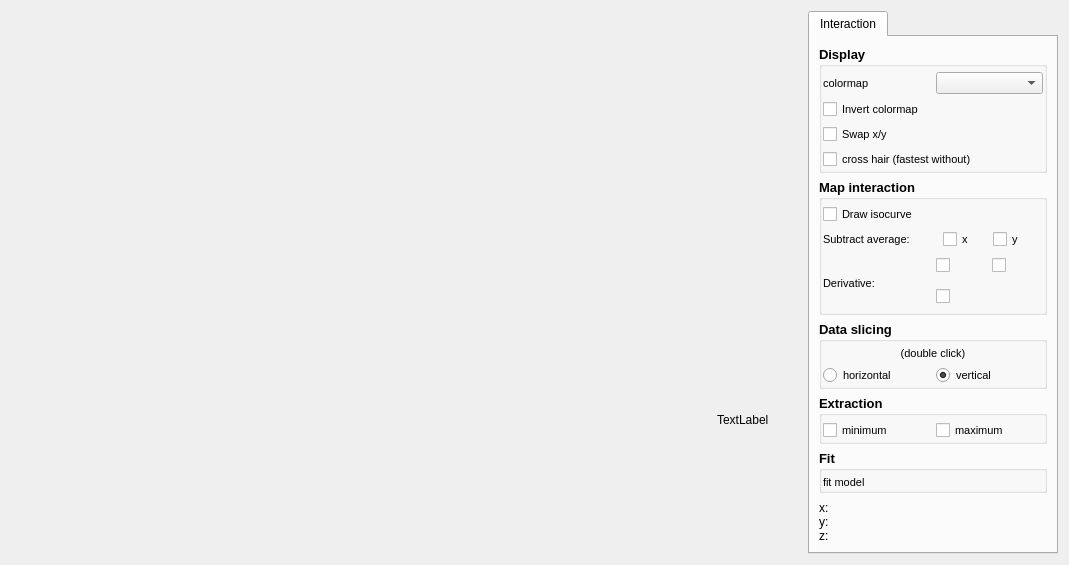
<?xml version="1.0" encoding="UTF-8"?>
<ui version="4.0">
 <class>Dialog</class>
 <widget class="QDialog" name="Dialog">
  <property name="enabled">
   <bool>true</bool>
  </property>
  <property name="geometry">
   <rect>
    <x>0</x>
    <y>0</y>
    <width>1069</width>
    <height>541</height>
   </rect>
  </property>
  <property name="windowTitle">
   <string>Dialog</string>
  </property>
  <property name="sizeGripEnabled">
   <bool>false</bool>
  </property>
  <layout class="QHBoxLayout" name="horizontalLayout_2">
   <item>
    <layout class="QHBoxLayout" name="horizontalLayout">
     <item>
      <widget class="PlotWidget" name="widget" native="true">
       <property name="minimumSize">
        <size>
         <width>700</width>
         <height>0</height>
        </size>
       </property>
      </widget>
     </item>
     <item>
      <layout class="QVBoxLayout" name="verticalLayoutHist">
       <item>
        <widget class="HistogramLUTWidget" name="histWidget" native="true"/>
       </item>
       <item>
        <widget class="QLabel" name="plot2dzLabel">
         <property name="text">
          <string>TextLabel</string>
         </property>
        </widget>
       </item>
      </layout>
     </item>
     <item>
      <widget class="QTabWidget" name="tabWidget">
       <property name="maximumSize">
        <size>
         <width>250</width>
         <height>16777215</height>
        </size>
       </property>
       <property name="currentIndex">
        <number>0</number>
       </property>
       <widget class="QWidget" name="tabInteraction">
        <attribute name="title">
         <string>Interaction</string>
        </attribute>
        <layout class="QVBoxLayout" name="verticalLayout_4">
         <item>
          <layout class="QVBoxLayout" name="verticalLayout_2">
           <item>
            <widget class="QGroupBox" name="groupBoxDisplay">
             <property name="font">
              <font>
               <pointsize>10</pointsize>
               <weight>75</weight>
               <bold>true</bold>
              </font>
             </property>
             <property name="title">
              <string>Display</string>
             </property>
             <layout class="QVBoxLayout" name="verticalLayout">
              <property name="leftMargin">
               <number>1</number>
              </property>
              <property name="topMargin">
               <number>5</number>
              </property>
              <property name="rightMargin">
               <number>1</number>
              </property>
              <property name="bottomMargin">
               <number>1</number>
              </property>
              <item>
               <layout class="QHBoxLayout" name="horizontalLayout_4">
                <item>
                 <widget class="QLabel" name="label">
                  <property name="minimumSize">
                   <size>
                    <width>0</width>
                    <height>0</height>
                   </size>
                  </property>
                  <property name="font">
                   <font>
                    <pointsize>8</pointsize>
                    <weight>50</weight>
                    <bold>false</bold>
                   </font>
                  </property>
                  <property name="text">
                   <string>colormap</string>
                  </property>
                 </widget>
                </item>
                <item>
                 <widget class="QComboBox" name="comboBoxcm">
                  <property name="minimumSize">
                   <size>
                    <width>0</width>
                    <height>0</height>
                   </size>
                  </property>
                  <property name="font">
                   <font>
                    <pointsize>8</pointsize>
                    <weight>50</weight>
                    <bold>false</bold>
                   </font>
                  </property>
                 </widget>
                </item>
               </layout>
              </item>
              <item>
               <widget class="QCheckBox" name="checkBoxInvert">
                <property name="font">
                 <font>
                  <pointsize>8</pointsize>
                  <weight>50</weight>
                  <bold>false</bold>
                 </font>
                </property>
                <property name="text">
                 <string>Invert colormap</string>
                </property>
               </widget>
              </item>
              <item>
               <widget class="QCheckBox" name="checkBoxSwapxy">
                <property name="font">
                 <font>
                  <pointsize>8</pointsize>
                  <weight>50</weight>
                  <bold>false</bold>
                 </font>
                </property>
                <property name="text">
                 <string>Swap x/y</string>
                </property>
               </widget>
              </item>
              <item>
               <widget class="QCheckBox" name="checkBoxCrossHair">
                <property name="font">
                 <font>
                  <pointsize>8</pointsize>
                  <weight>50</weight>
                  <bold>false</bold>
                 </font>
                </property>
                <property name="text">
                 <string>cross hair (fastest without)</string>
                </property>
                <property name="checked">
                 <bool>false</bool>
                </property>
               </widget>
              </item>
             </layout>
            </widget>
           </item>
           <item>
            <widget class="QGroupBox" name="groupBoxInteraction">
             <property name="font">
              <font>
               <pointsize>10</pointsize>
               <weight>75</weight>
               <bold>true</bold>
              </font>
             </property>
             <property name="title">
              <string>Map interaction</string>
             </property>
             <layout class="QVBoxLayout" name="verticalLayout_5">
              <property name="leftMargin">
               <number>1</number>
              </property>
              <property name="topMargin">
               <number>5</number>
              </property>
              <property name="rightMargin">
               <number>1</number>
              </property>
              <property name="bottomMargin">
               <number>1</number>
              </property>
              <item>
               <widget class="QCheckBox" name="checkBoxDrawIsoCurve">
                <property name="font">
                 <font>
                  <pointsize>8</pointsize>
                  <weight>50</weight>
                  <bold>false</bold>
                 </font>
                </property>
                <property name="text">
                 <string>Draw isocurve</string>
                </property>
               </widget>
              </item>
              <item>
               <layout class="QHBoxLayout" name="horizontalLayout_6">
                <property name="spacing">
                 <number>0</number>
                </property>
                <item>
                 <widget class="QLabel" name="label_7">
                  <property name="minimumSize">
                   <size>
                    <width>0</width>
                    <height>0</height>
                   </size>
                  </property>
                  <property name="maximumSize">
                   <size>
                    <width>125</width>
                    <height>16777215</height>
                   </size>
                  </property>
                  <property name="font">
                   <font>
                    <pointsize>8</pointsize>
                    <weight>50</weight>
                    <bold>false</bold>
                   </font>
                  </property>
                  <property name="text">
                   <string>Subtract average:</string>
                  </property>
                 </widget>
                </item>
                <item>
                 <widget class="QCheckBox" name="checkBoxSubtractAverageX">
                  <property name="minimumSize">
                   <size>
                    <width>50</width>
                    <height>0</height>
                   </size>
                  </property>
                  <property name="maximumSize">
                   <size>
                    <width>30</width>
                    <height>16777215</height>
                   </size>
                  </property>
                  <property name="font">
                   <font>
                    <pointsize>8</pointsize>
                    <weight>50</weight>
                    <bold>false</bold>
                   </font>
                  </property>
                  <property name="text">
                   <string>x</string>
                  </property>
                 </widget>
                </item>
                <item>
                 <widget class="QCheckBox" name="checkBoxSubtractAverageY">
                  <property name="minimumSize">
                   <size>
                    <width>50</width>
                    <height>0</height>
                   </size>
                  </property>
                  <property name="maximumSize">
                   <size>
                    <width>30</width>
                    <height>16777215</height>
                   </size>
                  </property>
                  <property name="font">
                   <font>
                    <pointsize>8</pointsize>
                    <weight>50</weight>
                    <bold>false</bold>
                   </font>
                  </property>
                  <property name="text">
                   <string>y</string>
                  </property>
                 </widget>
                </item>
               </layout>
              </item>
              <item>
               <layout class="QHBoxLayout" name="horizontalLayout_7">
                <item>
                 <widget class="QLabel" name="label_8">
                  <property name="minimumSize">
                   <size>
                    <width>0</width>
                    <height>50</height>
                   </size>
                  </property>
                  <property name="maximumSize">
                   <size>
                    <width>125</width>
                    <height>16777215</height>
                   </size>
                  </property>
                  <property name="font">
                   <font>
                    <pointsize>8</pointsize>
                    <weight>50</weight>
                    <bold>false</bold>
                   </font>
                  </property>
                  <property name="text">
                   <string>Derivative:</string>
                  </property>
                 </widget>
                </item>
                <item>
                 <layout class="QVBoxLayout" name="verticalLayout_3">
                  <item>
                   <layout class="QHBoxLayout" name="horizontalLayout_8">
                    <item>
                     <widget class="QCheckBox" name="checkBoxDerivativeX">
                      <property name="minimumSize">
                       <size>
                        <width>50</width>
                        <height>20</height>
                       </size>
                      </property>
                      <property name="maximumSize">
                       <size>
                        <width>40</width>
                        <height>16777215</height>
                       </size>
                      </property>
                      <property name="font">
                       <font>
                        <pointsize>8</pointsize>
                        <weight>50</weight>
                        <bold>false</bold>
                       </font>
                      </property>
                      <property name="styleSheet">
                       <string notr="true">background: url(ui/pictures/plot2dDx.png) right no-repeat;</string>
                      </property>
                      <property name="text">
                       <string/>
                      </property>
                     </widget>
                    </item>
                    <item>
                     <widget class="QCheckBox" name="checkBoxDerivativeY">
                      <property name="minimumSize">
                       <size>
                        <width>50</width>
                        <height>20</height>
                       </size>
                      </property>
                      <property name="maximumSize">
                       <size>
                        <width>40</width>
                        <height>16777215</height>
                       </size>
                      </property>
                      <property name="font">
                       <font>
                        <pointsize>8</pointsize>
                        <weight>50</weight>
                        <bold>false</bold>
                       </font>
                      </property>
                      <property name="styleSheet">
                       <string notr="true">background: url(ui/pictures/plot2dDy.png) right no-repeat;</string>
                      </property>
                      <property name="text">
                       <string/>
                      </property>
                     </widget>
                    </item>
                   </layout>
                  </item>
                  <item>
                   <widget class="QCheckBox" name="checkBoxDerivativeXY">
                    <property name="minimumSize">
                     <size>
                      <width>100</width>
                      <height>30</height>
                     </size>
                    </property>
                    <property name="maximumSize">
                     <size>
                      <width>125</width>
                      <height>16777215</height>
                     </size>
                    </property>
                    <property name="font">
                     <font>
                      <pointsize>8</pointsize>
                      <weight>50</weight>
                      <bold>false</bold>
                     </font>
                    </property>
                    <property name="styleSheet">
                     <string notr="true">background: url(ui/pictures/plot2dDxDy.png) right no-repeat;</string>
                    </property>
                    <property name="text">
                     <string/>
                    </property>
                   </widget>
                  </item>
                 </layout>
                </item>
               </layout>
              </item>
             </layout>
            </widget>
           </item>
           <item>
            <widget class="QGroupBox" name="groupBoxSlicing">
             <property name="font">
              <font>
               <pointsize>10</pointsize>
               <weight>75</weight>
               <bold>true</bold>
              </font>
             </property>
             <property name="title">
              <string>Data slicing</string>
             </property>
             <layout class="QVBoxLayout" name="verticalLayout_6">
              <property name="leftMargin">
               <number>1</number>
              </property>
              <property name="topMargin">
               <number>5</number>
              </property>
              <property name="rightMargin">
               <number>1</number>
              </property>
              <property name="bottomMargin">
               <number>1</number>
              </property>
              <item>
               <widget class="QLabel" name="label_5">
                <property name="font">
                 <font>
                  <pointsize>8</pointsize>
                  <weight>50</weight>
                  <italic>false</italic>
                  <bold>false</bold>
                  <kerning>true</kerning>
                 </font>
                </property>
                <property name="text">
                 <string>(double click)</string>
                </property>
                <property name="alignment">
                 <set>Qt::AlignCenter</set>
                </property>
               </widget>
              </item>
              <item>
               <layout class="QHBoxLayout" name="horizontalLayout_5">
                <item>
                 <widget class="QRadioButton" name="radioButtonSliceHorizontal">
                  <property name="font">
                   <font>
                    <pointsize>8</pointsize>
                    <weight>50</weight>
                    <bold>false</bold>
                   </font>
                  </property>
                  <property name="text">
                   <string>horizontal</string>
                  </property>
                  <property name="checked">
                   <bool>false</bool>
                  </property>
                 </widget>
                </item>
                <item>
                 <widget class="QRadioButton" name="radioButtonSliceVertical">
                  <property name="font">
                   <font>
                    <pointsize>8</pointsize>
                    <weight>50</weight>
                    <bold>false</bold>
                   </font>
                  </property>
                  <property name="text">
                   <string>vertical</string>
                  </property>
                  <property name="checked">
                   <bool>true</bool>
                  </property>
                 </widget>
                </item>
               </layout>
              </item>
             </layout>
            </widget>
           </item>
           <item>
            <widget class="QGroupBox" name="groupBoxExtraction">
             <property name="font">
              <font>
               <pointsize>10</pointsize>
               <weight>75</weight>
               <bold>true</bold>
              </font>
             </property>
             <property name="title">
              <string>Extraction</string>
             </property>
             <layout class="QVBoxLayout" name="verticalLayout_7">
              <property name="leftMargin">
               <number>1</number>
              </property>
              <property name="topMargin">
               <number>5</number>
              </property>
              <property name="rightMargin">
               <number>1</number>
              </property>
              <property name="bottomMargin">
               <number>1</number>
              </property>
              <item>
               <layout class="QHBoxLayout" name="horizontalLayout_3">
                <item>
                 <widget class="QCheckBox" name="checkBoxMinimum">
                  <property name="font">
                   <font>
                    <pointsize>8</pointsize>
                    <weight>50</weight>
                    <bold>false</bold>
                   </font>
                  </property>
                  <property name="text">
                   <string>minimum</string>
                  </property>
                 </widget>
                </item>
                <item>
                 <widget class="QCheckBox" name="checkBoxMaximum">
                  <property name="font">
                   <font>
                    <pointsize>8</pointsize>
                    <weight>50</weight>
                    <bold>false</bold>
                   </font>
                  </property>
                  <property name="text">
                   <string>maximum</string>
                  </property>
                 </widget>
                </item>
               </layout>
              </item>
             </layout>
            </widget>
           </item>
           <item>
            <widget class="QGroupBox" name="groupBoxFit">
             <property name="font">
              <font>
               <pointsize>10</pointsize>
               <weight>75</weight>
               <bold>true</bold>
              </font>
             </property>
             <property name="title">
              <string>Fit</string>
             </property>
             <layout class="QVBoxLayout" name="verticalLayout_8">
              <property name="leftMargin">
               <number>1</number>
              </property>
              <property name="topMargin">
               <number>5</number>
              </property>
              <property name="rightMargin">
               <number>1</number>
              </property>
              <property name="bottomMargin">
               <number>1</number>
              </property>
              <item>
               <widget class="QLabel" name="labelFit">
                <property name="font">
                 <font>
                  <pointsize>8</pointsize>
                  <weight>50</weight>
                  <bold>false</bold>
                 </font>
                </property>
                <property name="text">
                 <string>fit model</string>
                </property>
               </widget>
              </item>
              <item>
               <layout class="QVBoxLayout" name="verticalLayoutFitModel"/>
              </item>
             </layout>
            </widget>
           </item>
           <item>
            <spacer name="verticalSpacer">
             <property name="orientation">
              <enum>Qt::Vertical</enum>
             </property>
             <property name="sizeHint" stdset="0">
              <size>
               <width>20</width>
               <height>40</height>
              </size>
             </property>
            </spacer>
           </item>
           <item>
            <widget class="QLabel" name="labelCoordinate">
             <property name="minimumSize">
              <size>
               <width>190</width>
               <height>0</height>
              </size>
             </property>
             <property name="maximumSize">
              <size>
               <width>16777215</width>
               <height>16777215</height>
              </size>
             </property>
             <property name="text">
              <string>&lt;html&gt;&lt;head/&gt;&lt;body&gt;&lt;p&gt;x:&lt;br/&gt;y:&lt;br/&gt;z:&lt;/p&gt;&lt;/body&gt;&lt;/html&gt;</string>
             </property>
            </widget>
           </item>
          </layout>
         </item>
        </layout>
       </widget>
      </widget>
     </item>
    </layout>
   </item>
  </layout>
 </widget>
 <customwidgets>
  <customwidget>
   <class>PlotWidget</class>
   <extends>QWidget</extends>
   <header>plot_widget</header>
   <container>1</container>
  </customwidget>
  <customwidget>
   <class>HistogramLUTWidget</class>
   <extends>QWidget</extends>
   <header>histogram_lut_widget</header>
   <container>1</container>
  </customwidget>
 </customwidgets>
 <resources/>
 <connections/>
</ui>
